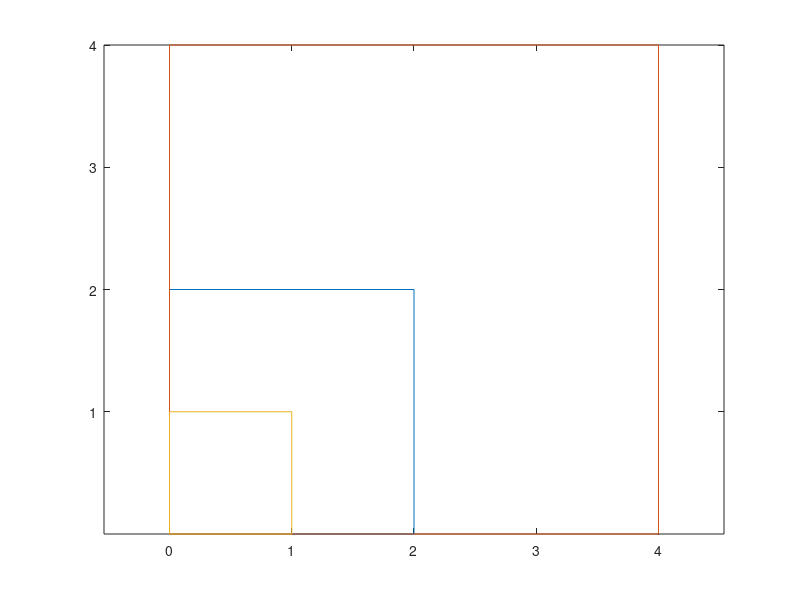

MATLAB code for this plot:
clc
close all

a=[0 0;2 0;2 2;0 2;0 0]
plot(a(:,1),a(:,2));
hold on
q=a*2

plot(q(:,1),q(:,2));

q=a*0.5

plot(q(:,1),q(:,2));

axis equal